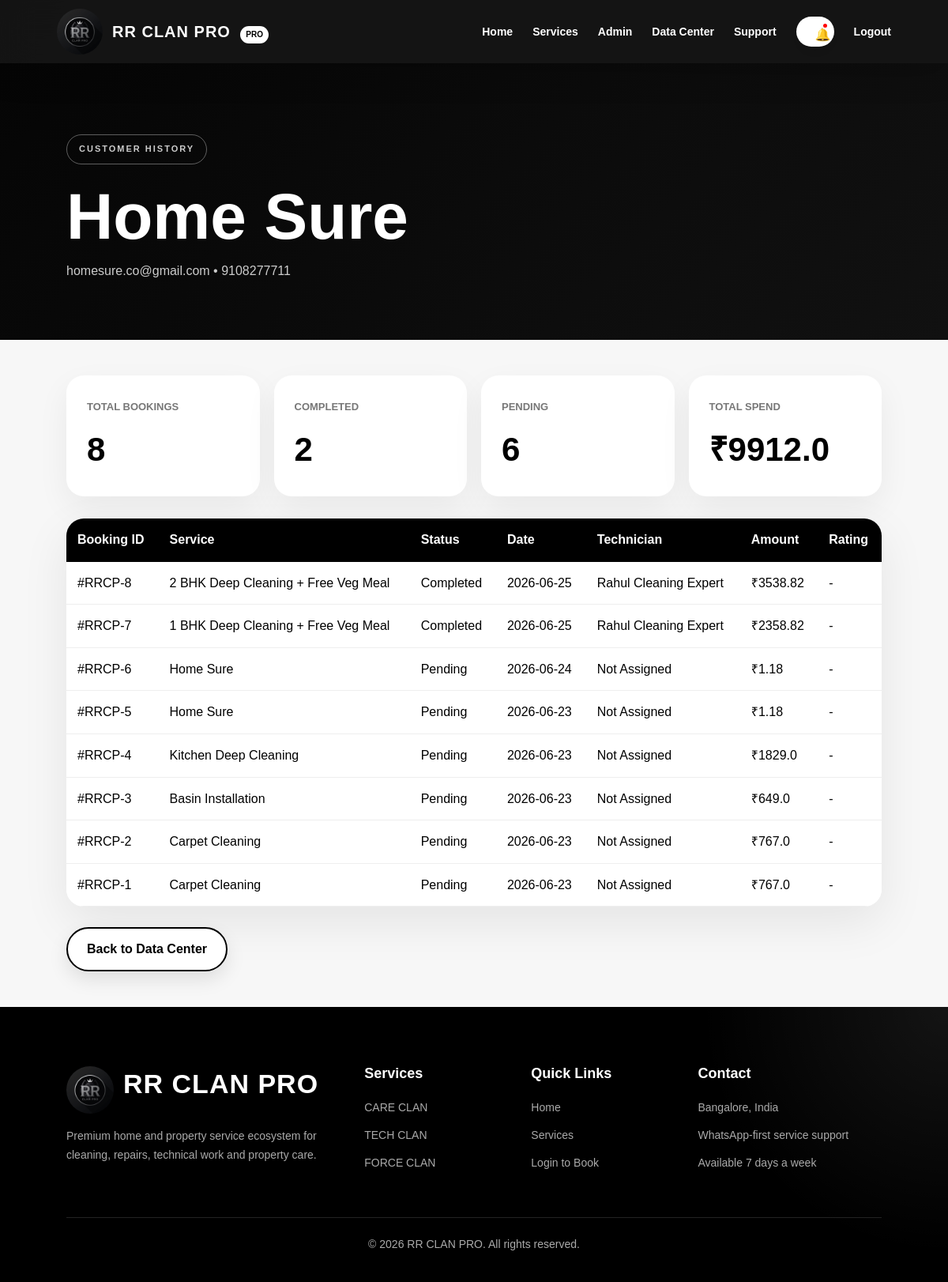
Screenshot of /admin/customer/6 (signed in) with the database file from the repository.
### app/models.py (models this page shows)
class User(UserMixin, db.Model):
    id = db.Column(db.Integer, primary_key=True)
    name = db.Column(db.String(120), nullable=False)
    email = db.Column(db.String(160), unique=True, nullable=False)
    phone = db.Column(db.String(20), unique=True)
    password_hash = db.Column(db.String(255), nullable=False)
    role = db.Column(db.String(30), nullable=False, default="customer")
    skill = db.Column(db.String(80))
    wallet_balance = db.Column(db.Integer, default=0)
    referral_code = db.Column(db.String(40), unique=True, nullable=True)
    created_at = db.Column(db.DateTime, default=datetime.utcnow)
    customer_bookings = db.relationship(
        "Booking",
        foreign_keys="Booking.customer_id",
        backref="customer",
        lazy=True,
    )
    assigned_jobs = db.relationship(
        "Booking",
        foreign_keys="Booking.technician_id",
        backref="technician",
        lazy=True,
    )

class Booking(db.Model):
    id = db.Column(db.Integer, primary_key=True)
    customer_id = db.Column(
        db.Integer,
        db.ForeignKey("user.id"),
        nullable=False
    )
    technician_id = db.Column(
        db.Integer,
        db.ForeignKey("user.id"),
        nullable=True
    )
    service_id = db.Column(
        db.Integer,
        db.ForeignKey("service.id"),
        nullable=False
    )
    customer_name = db.Column(db.String(120), nullable=False)
    phone = db.Column(db.String(20), nullable=False)
    address = db.Column(db.Text, nullable=False)
    building_no = db.Column(db.String(120), nullable=True)
    floor = db.Column(db.String(80), nullable=True)
    landmark = db.Column(db.String(160), nullable=True)
    latitude = db.Column(db.String(80), nullable=True)
    longitude = db.Column(db.String(80), nullable=True)
    map_link = db.Column(db.Text, nullable=True)
    booking_date = db.Column(db.String(30), nullable=False)
    booking_time = db.Column(db.String(30), nullable=False)
    notes = db.Column(db.Text)
    status = db.Column(db.String(40), default="Pending")
    payment_status = db.Column(db.String(40), default="Unpaid")
    payment_method = db.Column(
        db.String(50),
        default="Cash After Service"
    )
    razorpay_order_id = db.Column(
        db.String(200),
        nullable=True
    )
    razorpay_payment_id = db.Column(
        db.String(200),
        nullable=True
    )
    razorpay_signature = db.Column(
        db.String(300),
        nullable=True
    )
    invoice_number = db.Column(
        db.String(80),
        nullable=True
    )
    coupon_code = db.Column(
        db.String(100),
        nullable=True
    )
    referral_code_used = db.Column(
        db.String(40),
        nullable=True
    )
    referred_by_user_id = db.Column(
        db.Integer,
        db.ForeignKey("user.id"),
        nullable=True
    )
    referral_reward_given = db.Column(
        db.Boolean,
        default=False
    )
    discount = db.Column(
        db.Integer,
        default=0
    )
    gst_amount = db.Column(
        db.Integer,
        default=0
    )
    total_amount = db.Column(
        db.Integer,
        default=0
    )
    rating = db.Column(db.Integer, nullable=True)
    review = db.Column(db.Text, nullable=True)
    technician_notification = db.Column(
        db.String(255),
        default="No technician assigned yet"
    )
    customer_notification = db.Column(
        db.String(255),
        default="Your booking has been created. Admin will assign a technician soon."
    )
    notification_read = db.Column(
        db.Boolean,
        default=False
    )
    created_at = db.Column(db.DateTime, default=datetime.utcnow)
    service = db.relationship("Service", backref="bookings")
    referred_by = db.relationship(
        "User",
        foreign_keys=[referred_by_user_id],
        backref="referred_bookings"
    )

class Service(db.Model):
    id = db.Column(db.Integer, primary_key=True)
    clan = db.Column(db.String(80), nullable=False)
    category = db.Column(
        db.String(100),
        nullable=False,
        default="General"
    )
    name = db.Column(db.String(120), nullable=False)
    price = db.Column(db.Integer, nullable=False)
    duration = db.Column(db.String(80), nullable=False)
    description = db.Column(
        db.Text,
        default="Professional RR CLAN PRO service with verified technician support."
    )
    image = db.Column(
        db.String(255),
        nullable=False,
        default="default.jpg"
    )
    skill_required = db.Column(db.String(80), nullable=False)

### app/routes.py (the view)
    @app.route("/admin/customer/<int:customer_id>")
    @login_required
    def customer_history(customer_id):
        if current_user.role != "admin":
            flash("Admin access only.", "error")
            return redirect(url_for("index"))
        customer = User.query.get_or_404(customer_id)
        if customer.role != "customer":
            flash("Selected user is not a customer.", "error")
            return redirect(url_for("admin_data"))
        bookings = Booking.query.filter_by(
            customer_id=customer.id
        ).order_by(
            Booking.created_at.desc()
        ).all()
        return render_template(
            "customer_history.html",
            customer=customer,
            bookings=bookings
        )

### app/__init__.py (called while the page is built)
def create_app():
    app = Flask(__name__, instance_relative_config=True)
    app.config["SECRET_KEY"] = "change-this-secret-key-before-production"
    app.config["SQLALCHEMY_DATABASE_URI"] = "sqlite:///rrclanpro.db"
    app.config["SQLALCHEMY_TRACK_MODIFICATIONS"] = False
    app.config["RAZORPAY_KEY_ID"] = os.getenv("RAZORPAY_KEY_ID")
    app.config["RAZORPAY_KEY_SECRET"] = os.getenv("RAZORPAY_KEY_SECRET")
    db.init_app(app)
    login_manager.init_app(app)
    from app.models import User
    from app.routes import register_routes
    register_routes(app)
    @login_manager.user_loader
    def load_user(user_id):
        return User.query.get(int(user_id))
    with app.app_context():
        db.create_all()
        seed_database()
    return app

### app/templates/customer_history.html
{% extends "layout.html" %}
{% block content %}
<section class="data-hero">
    <p class="hero-tag">CUSTOMER HISTORY</p>
    <h1>{{ customer.name }}</h1>
    <p>{{ customer.email }} • {{ customer.phone }}</p>
</section>
<section class="data-center">
    <div class="data-stats">
        <div>
            <span>Total Bookings</span>
            <h2>{{ bookings|length }}</h2>
        </div>
        <div>
            <span>Completed</span>
            <h2>{{ bookings|selectattr("status", "equalto", "Completed")|list|length }}</h2>
        </div>
        <div>
            <span>Pending</span>
            <h2>{{ bookings|selectattr("status", "equalto", "Pending")|list|length }}</h2>
        </div>
        <div>
            <span>Total Spend</span>
            <h2>₹{{ (bookings|sum(attribute='service.price') * 1.18)|round(2) }}</h2>
        </div>
    </div>
    <div class="data-table-wrap">
        <table class="admin-table">
            <tr>
                <th>Booking ID</th>
                <th>Service</th>
                <th>Status</th>
                <th>Date</th>
                <th>Technician</th>
                <th>Amount</th>
                <th>Rating</th>
            </tr>
            {% for booking in bookings %}
            <tr>
                <td>#RRCP-{{ booking.id }}</td>
                <td>{{ booking.service.name }}</td>
                <td>{{ booking.status }}</td>
                <td>{{ booking.booking_date }}</td>
                <td>{{ booking.technician.name if booking.technician else "Not Assigned" }}</td>
                <td>₹{{ (booking.service.price * 1.18)|round(2) }}</td>
                <td>{{ booking.rating or "-" }}</td>
            </tr>
            {% endfor %}
        </table>
    </div>
    <br>
    <a class="btn" href="{{ url_for('admin_data') }}">Back to Data Center</a>
</section>
{% endblock %}

### rows the page displays
User: name "Home Sure", email "homesure.co@gmail.com", phone "9108277711"
Booking: id "8", service.name "2 BHK Deep Cleaning + Free Veg Meal", status "Completed", booking_date "2026-06-25", technician "Rahul Cleaning Expert", rating "-"
Service: (booking.service.price*1.18)|round(2) "3538.82"
Booking: id "7", service.name "1 BHK Deep Cleaning + Free Veg Meal", status "Completed", booking_date "2026-06-25", technician "Rahul Cleaning Expert", rating "-"
Service: (booking.service.price*1.18)|round(2) "2358.82"
Booking: id "6", service.name "Home Sure", status "Pending", booking_date "2026-06-24", technician "Not Assigned", rating "-"
Service: (booking.service.price*1.18)|round(2) "1.18"
Booking: id "5", service.name "Home Sure", status "Pending", booking_date "2026-06-23", technician "Not Assigned", rating "-"
Booking: id "4", service.name "Kitchen Deep Cleaning", status "Pending", booking_date "2026-06-23", technician "Not Assigned", rating "-"
Service: (booking.service.price*1.18)|round(2) "1829.0"
Booking: id "3", service.name "Basin Installation", status "Pending", booking_date "2026-06-23", technician "Not Assigned", rating "-"
Service: (booking.service.price*1.18)|round(2) "649.0"
Booking: id "2", service.name "Carpet Cleaning", status "Pending", booking_date "2026-06-23", technician "Not Assigned", rating "-"
Service: (booking.service.price*1.18)|round(2) "767.0"
Booking: id "1", service.name "Carpet Cleaning", status "Pending", booking_date "2026-06-23", technician "Not Assigned", rating "-"

### other values shown
{{ bookings|length }} "8"
{{ bookings|selectattr("status", "equalto", "Completed")|list|length }} "2"
{{ bookings|selectattr("status", "equalto", "Pending")|list|length }} "6"
{{ (bookings|sum(attribute='service.price') * 1.18)|round(2) }} "9912.0"
